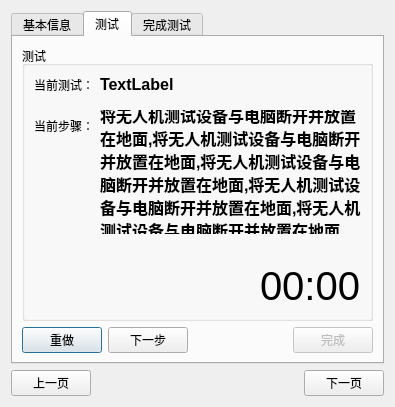
<?xml version="1.0" encoding="UTF-8"?>
<ui version="4.0">
 <class>Dialog</class>
 <widget class="QDialog" name="Dialog">
  <property name="geometry">
   <rect>
    <x>0</x>
    <y>0</y>
    <width>395</width>
    <height>407</height>
   </rect>
  </property>
  <property name="windowTitle">
   <string>Dialog</string>
  </property>
  <layout class="QVBoxLayout" name="verticalLayout">
   <item>
    <widget class="QTabWidget" name="tabWidget_test_runner">
     <property name="currentIndex">
      <number>1</number>
     </property>
     <widget class="QWidget" name="tab_basic_info">
      <attribute name="title">
       <string>基本信息</string>
      </attribute>
      <layout class="QVBoxLayout" name="verticalLayout_4">
       <item>
        <widget class="QGroupBox" name="groupBox_basic_info">
         <property name="title">
          <string>基本信息</string>
         </property>
         <layout class="QFormLayout" name="formLayout_3">
          <property name="verticalSpacing">
           <number>9</number>
          </property>
          <item row="0" column="0">
           <widget class="QLabel" name="label_6">
            <property name="text">
             <string>ID：</string>
            </property>
           </widget>
          </item>
          <item row="0" column="1">
           <widget class="QLineEdit" name="lineEdit_id_2">
            <property name="placeholderText">
             <string>自动生成</string>
            </property>
           </widget>
          </item>
          <item row="1" column="0">
           <widget class="QLabel" name="label_7">
            <property name="text">
             <string>计算项目：</string>
            </property>
           </widget>
          </item>
          <item row="1" column="1">
           <widget class="QLineEdit" name="lineEdit_calculate_item_2">
            <property name="placeholderText">
             <string>自动生成</string>
            </property>
           </widget>
          </item>
          <item row="2" column="0">
           <widget class="QLabel" name="label_8">
            <property name="text">
             <string>备注：</string>
            </property>
           </widget>
          </item>
          <item row="2" column="1">
           <widget class="QTextEdit" name="textEdit_mark_2">
            <property name="html">
             <string>&lt;!DOCTYPE HTML PUBLIC &quot;-//W3C//DTD HTML 4.0//EN&quot; &quot;http://www.w3.org/TR/REC-html40/strict.dtd&quot;&gt;
&lt;html&gt;&lt;head&gt;&lt;meta name=&quot;qrichtext&quot; content=&quot;1&quot; /&gt;&lt;meta charset=&quot;utf-8&quot; /&gt;&lt;style type=&quot;text/css&quot;&gt;
p, li { white-space: pre-wrap; }
hr { height: 1px; border-width: 0; }
li.unchecked::marker { content: &quot;\2610&quot;; }
li.checked::marker { content: &quot;\2612&quot;; }
&lt;/style&gt;&lt;/head&gt;&lt;body style=&quot; font-family:'Microsoft YaHei UI'; font-size:9pt; font-weight:400; font-style:normal;&quot;&gt;
&lt;p style=&quot;-qt-paragraph-type:empty; margin-top:0px; margin-bottom:0px; margin-left:0px; margin-right:0px; -qt-block-indent:0; text-indent:0px;&quot;&gt;&lt;br /&gt;&lt;/p&gt;&lt;/body&gt;&lt;/html&gt;</string>
            </property>
           </widget>
          </item>
         </layout>
        </widget>
       </item>
      </layout>
     </widget>
     <widget class="QWidget" name="tab_test_runner">
      <attribute name="title">
       <string>测试</string>
      </attribute>
      <layout class="QVBoxLayout" name="verticalLayout_2">
       <item>
        <widget class="QGroupBox" name="groupBox">
         <property name="title">
          <string>测试</string>
         </property>
         <layout class="QVBoxLayout" name="verticalLayout_3">
          <item>
           <layout class="QFormLayout" name="formLayout">
            <property name="labelAlignment">
             <set>Qt::AlignmentFlag::AlignCenter</set>
            </property>
            <property name="formAlignment">
             <set>Qt::AlignmentFlag::AlignCenter</set>
            </property>
            <property name="verticalSpacing">
             <number>16</number>
            </property>
            <item row="0" column="0">
             <widget class="QLabel" name="label">
              <property name="text">
               <string>当前测试：</string>
              </property>
             </widget>
            </item>
            <item row="0" column="1">
             <widget class="QLabel" name="label_current_test">
              <property name="font">
               <font>
                <pointsize>12</pointsize>
                <bold>true</bold>
               </font>
              </property>
              <property name="text">
               <string>TextLabel</string>
              </property>
              <property name="wordWrap">
               <bool>true</bool>
              </property>
             </widget>
            </item>
            <item row="1" column="0">
             <widget class="QLabel" name="label_3">
              <property name="text">
               <string>当前步骤：</string>
              </property>
             </widget>
            </item>
            <item row="1" column="1">
             <widget class="QLabel" name="label_step_describe">
              <property name="font">
               <font>
                <pointsize>12</pointsize>
                <bold>true</bold>
               </font>
              </property>
              <property name="text">
               <string>将无人机测试设备与电脑断开并放置在地面,将无人机测试设备与电脑断开并放置在地面,将无人机测试设备与电脑断开并放置在地面,将无人机测试设备与电脑断开并放置在地面,将无人机测试设备与电脑断开并放置在地面</string>
              </property>
              <property name="wordWrap">
               <bool>true</bool>
              </property>
             </widget>
            </item>
            <item row="2" column="0" colspan="2">
             <spacer name="verticalSpacer">
              <property name="orientation">
               <enum>Qt::Orientation::Vertical</enum>
              </property>
             </spacer>
            </item>
           </layout>
          </item>
          <item>
           <layout class="QHBoxLayout" name="horizontalLayout_5">
            <item>
             <spacer name="horizontalSpacer_3">
              <property name="orientation">
               <enum>Qt::Orientation::Horizontal</enum>
              </property>
              <property name="sizeHint" stdset="0">
               <size>
                <width>40</width>
                <height>20</height>
               </size>
              </property>
             </spacer>
            </item>
            <item>
             <widget class="QLabel" name="label_timer">
              <property name="font">
               <font>
                <pointsize>30</pointsize>
               </font>
              </property>
              <property name="text">
               <string>00:00</string>
              </property>
             </widget>
            </item>
           </layout>
          </item>
         </layout>
        </widget>
       </item>
       <item>
        <layout class="QHBoxLayout" name="horizontalLayout">
         <item>
          <widget class="QPushButton" name="pushButton_redo_step">
           <property name="text">
            <string>重做</string>
           </property>
          </widget>
         </item>
         <item>
          <widget class="QPushButton" name="pushButton_next_step">
           <property name="text">
            <string>下一步</string>
           </property>
           <property name="default">
            <bool>true</bool>
           </property>
          </widget>
         </item>
         <item>
          <spacer name="horizontalSpacer">
           <property name="orientation">
            <enum>Qt::Orientation::Horizontal</enum>
           </property>
           <property name="sizeHint" stdset="0">
            <size>
             <width>40</width>
             <height>20</height>
            </size>
           </property>
          </spacer>
         </item>
         <item>
          <widget class="QPushButton" name="pushButton_finish">
           <property name="enabled">
            <bool>false</bool>
           </property>
           <property name="text">
            <string>完成</string>
           </property>
          </widget>
         </item>
        </layout>
       </item>
      </layout>
     </widget>
     <widget class="QWidget" name="tab_test_over">
      <attribute name="title">
       <string>完成测试</string>
      </attribute>
      <layout class="QVBoxLayout" name="verticalLayout_5">
       <item>
        <widget class="QLabel" name="label_9">
         <property name="font">
          <font>
           <pointsize>28</pointsize>
          </font>
         </property>
         <property name="text">
          <string>√测试完成，时间轴数据已保存至历史任务页，请前往以导入数据进行计算...</string>
         </property>
         <property name="wordWrap">
          <bool>true</bool>
         </property>
        </widget>
       </item>
      </layout>
     </widget>
    </widget>
   </item>
   <item>
    <layout class="QHBoxLayout" name="horizontalLayout_2">
     <item>
      <widget class="QPushButton" name="pushButton_2">
       <property name="text">
        <string>上一页</string>
       </property>
      </widget>
     </item>
     <item>
      <spacer name="horizontalSpacer_2">
       <property name="orientation">
        <enum>Qt::Orientation::Horizontal</enum>
       </property>
       <property name="sizeHint" stdset="0">
        <size>
         <width>40</width>
         <height>20</height>
        </size>
       </property>
      </spacer>
     </item>
     <item>
      <widget class="QPushButton" name="pushButton">
       <property name="text">
        <string>下一页</string>
       </property>
      </widget>
     </item>
    </layout>
   </item>
  </layout>
 </widget>
 <resources/>
 <connections/>
</ui>
